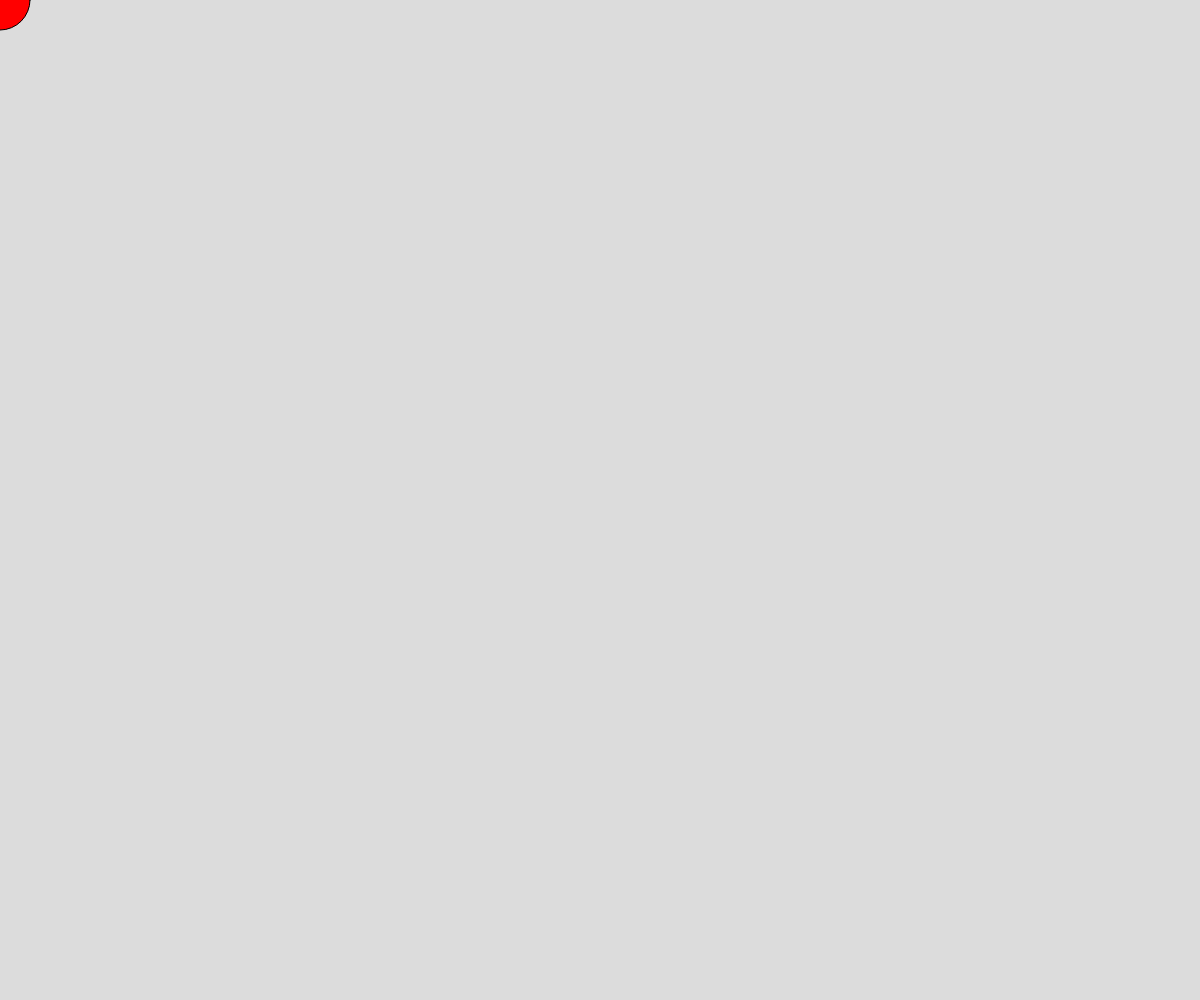
Frame 1 (no input)
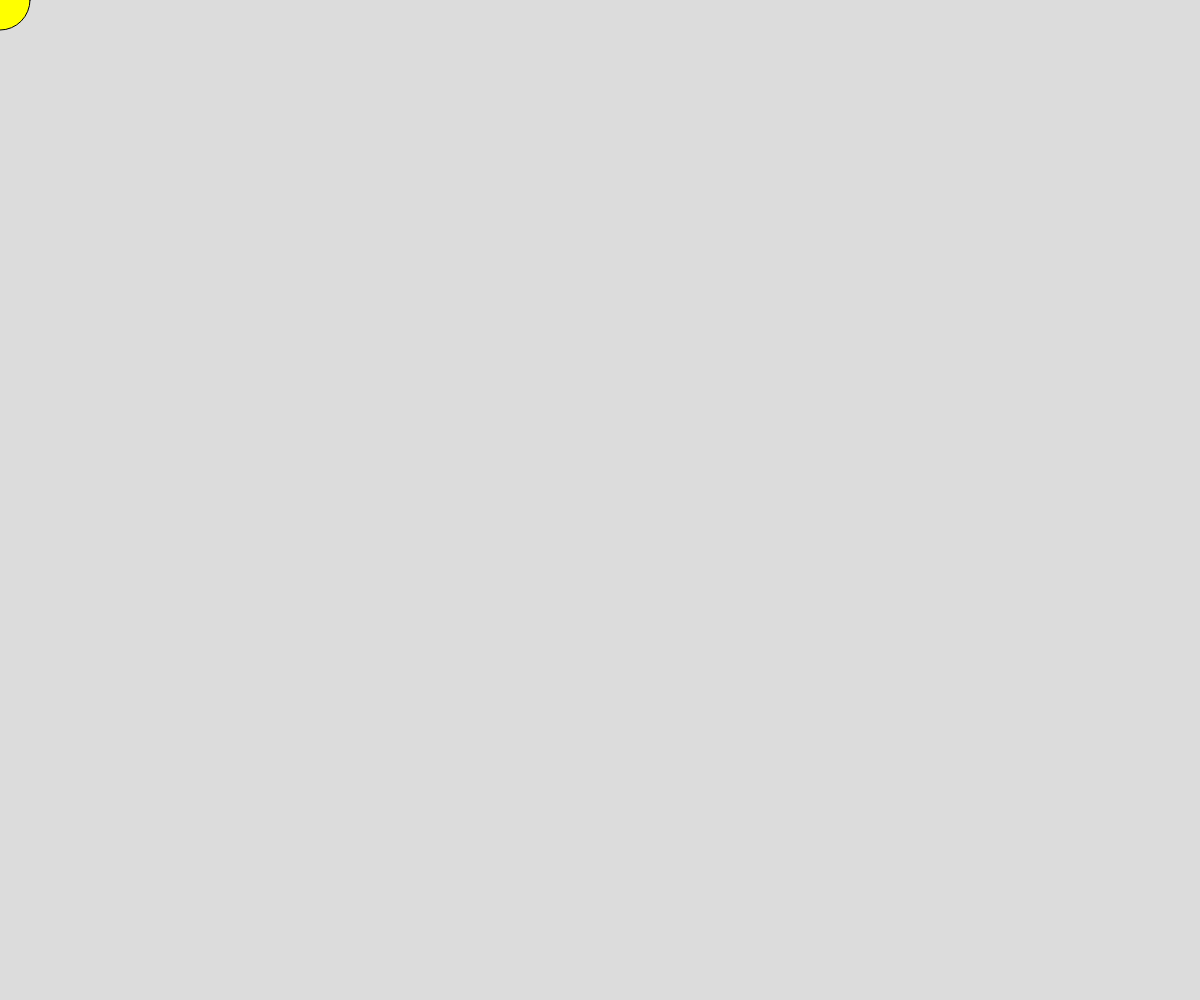
Frame 60 (no input)
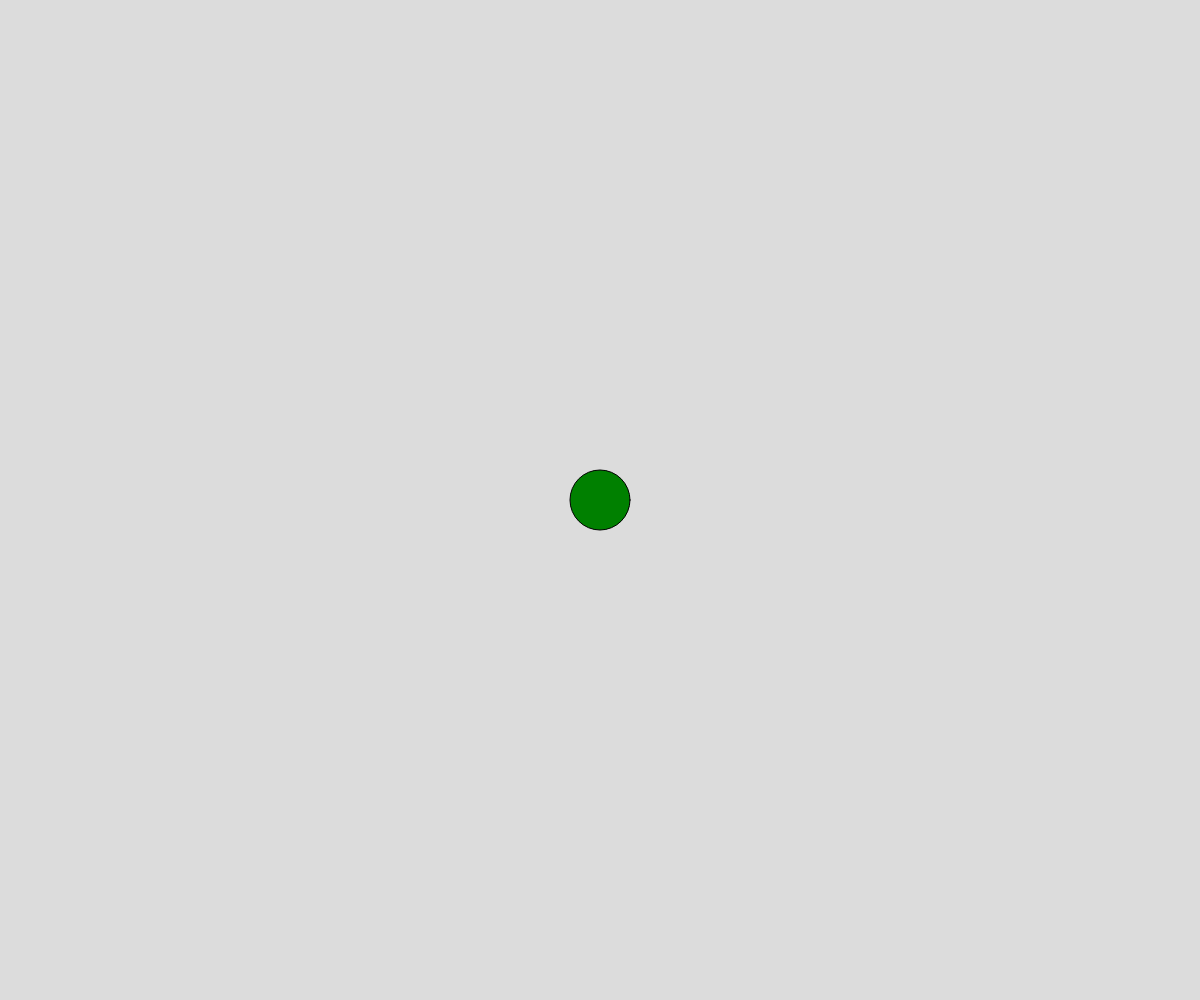
Frame 120 (the mouse pressed at the canvas centre since frame 60)

The p5.js sketch that drew these frames (run headless with seeded random() and noise() and a simulated clock; from frame 60 on, the mouse is pressed at the canvas centre):

// p5.js sketch
// ── sketch.js
var clr = "red"
function setup() {
  createCanvas(windowWidth, windowHeight);
}


function draw() {
   background(220);
   fill(clr);
  ellipse(mouseX,mouseY,60,60);
  if(mouseX <windowWidth/5) {
    clr = 'yellow'
  } else if (mouseX < 2 * windowWidth /5) {
    clr = 'black'
  } else if (mouseX < 3 * windowWidth/5){
    clr = 'green'
  } else if (mouseX < 4 * windowWidth/5) {
    clr = "blue"
  } else {
    clr = 'purple'
  }
  
}
